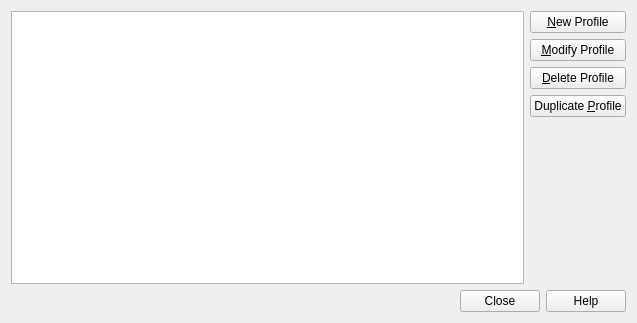
<ui version="4.0" >
 <class>ProfileManagerDialog</class>
 <widget class="QWidget" name="ProfileManagerDialog" >
  <property name="geometry" >
   <rect>
    <x>0</x>
    <y>0</y>
    <width>637</width>
    <height>323</height>
   </rect>
  </property>
  <property name="windowTitle" >
   <string>mClient Profile Manager</string>
  </property>
  <layout class="QGridLayout" name="gridLayout" >
   <item rowspan="5" row="0" column="0" >
    <widget class="QTreeView" name="treeView" />
   </item>
   <item row="0" column="1" >
    <widget class="QPushButton" name="pushButton" >
     <property name="text" >
      <string>&amp;New Profile</string>
     </property>
    </widget>
   </item>
   <item row="1" column="1" >
    <widget class="QPushButton" name="pushButton_2" >
     <property name="text" >
      <string>&amp;Modify Profile</string>
     </property>
    </widget>
   </item>
   <item row="2" column="1" >
    <widget class="QPushButton" name="pushButton_3" >
     <property name="text" >
      <string>&amp;Delete Profile</string>
     </property>
    </widget>
   </item>
   <item row="3" column="1" >
    <widget class="QPushButton" name="pushButton_4" >
     <property name="text" >
      <string>Duplicate &amp;Profile</string>
     </property>
    </widget>
   </item>
   <item row="5" column="0" colspan="2" >
    <widget class="QDialogButtonBox" name="buttonBox" >
     <property name="standardButtons" >
      <set>QDialogButtonBox::Close|QDialogButtonBox::Help</set>
     </property>
    </widget>
   </item>
   <item row="4" column="1" >
    <spacer name="verticalSpacer" >
     <property name="orientation" >
      <enum>Qt::Vertical</enum>
     </property>
     <property name="sizeHint" stdset="0" >
      <size>
       <width>20</width>
       <height>40</height>
      </size>
     </property>
    </spacer>
   </item>
  </layout>
 </widget>
 <resources/>
 <connections/>
</ui>
